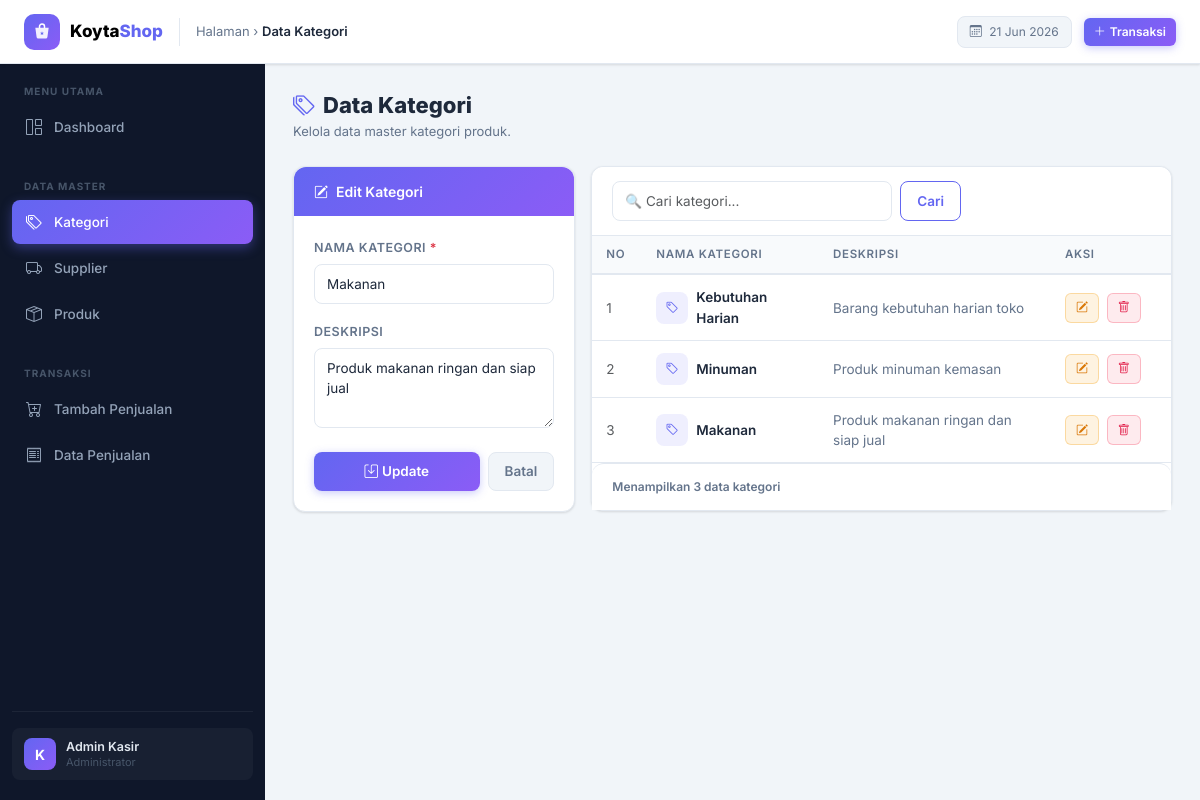
The page /index.php?page=data_kategori&id=1 on the database its author committed.
### tables this page shows
CREATE TABLE kategori (
    id INT AUTO_INCREMENT PRIMARY KEY,
    nama_kategori VARCHAR(100) NOT NULL,
    deskripsi TEXT NULL,
    created_at TIMESTAMP DEFAULT CURRENT_TIMESTAMP
);

### classes/Kategori.php (called while the page is built, shortened)
<?php
class Kategori
{
    private PDO $conn;
    private string $table = "kategori";
    public function __construct(PDO $db)
    {
        $this->conn = $db;
    }
    public function getAll(string $keyword = ""): array
    {
        $stmt = $this->conn->prepare("SELECT * FROM {$this->table} ORDER BY id DESC");
        $stmt->execute();
        return $stmt->fetchAll();
    }
    public function getById(int $id): ?array
    {
        $stmt = $this->conn->prepare("SELECT * FROM {$this->table} WHERE id = :id LIMIT 1");
        $stmt->execute([':id' => $id]);
        $result = $stmt->fetch();
        return $result ?: null;
    }
}

### helpers.php (called while the page is built, shortened)
<?php
function e($value): string
{
    return htmlspecialchars((string) $value, ENT_QUOTES, 'UTF-8');
}

### pages/data_kategori.php (the view, shortened to what this page needs)
<?php
$keyword = trim($_GET['keyword'] ?? '');
$editId  = isset($_GET['id']) ? (int) $_GET['id'] : 0;
$formData = ['id' => '', 'nama_kategori' => '', 'deskripsi' => ''];
if ($editId > 0) {
    $selected = $kategoriModel->getById($editId);
    if ($selected) $formData = $selected;
}
$dataKategori = $kategoriModel->getAll($keyword);
?>
<div class="page-header">
    <div>
        <h3><i class="bi bi-tags me-2" style="color:var(--accent)"></i>Data Kategori</h3>
        <p class="subtitle">Kelola data master kategori produk.</p>
    </div>
</div>
<div class="row g-3">
    <div class="col-lg-4">
        <div class="card">
            <div class="card-header accent">
                <i class="bi bi-pencil-square me-2"></i><?= $editId > 0 ? 'Edit Kategori' : 'Tambah Kategori' ?>
            </div>
            <div class="card-body">
                <form method="post" action="proses_kategori.php">
                    <div class="mb-3">
                        <label class="form-label">Nama Kategori <span class="text-danger">*</span></label>
                        <input type="text" name="nama_kategori" class="form-control"
                               value="<?= e($formData['nama_kategori']) ?>"
                               placeholder="Contoh: Makanan" required>
                    </div>
                    <div class="mb-4">
                        <label class="form-label">Deskripsi</label>
                        <textarea name="deskripsi" class="form-control" rows="3"
                                  placeholder="Deskripsi singkat kategori..."><?= e($formData['deskripsi']) ?></textarea>
                    </div>
                    <div class="d-flex gap-2">
                        <button type="submit" class="btn btn-primary flex-fill">
                            <i class="bi bi-save me-1"></i><?= $editId > 0 ? 'Update' : 'Simpan' ?>
                        </button>
                        <?php if ($editId > 0) : ?>
                            <a href="index.php?page=data_kategori" class="btn btn-secondary">Batal</a>
                        <?php endif; ?>
                    </div>
                </form>
            </div>
        </div>
    </div>
    <div class="col-lg-8">
        <div class="card">
            <div class="card-header">
                <form class="d-flex gap-2 filter-area" method="get">
                    <input type="search" name="keyword" class="form-control"
                           placeholder="&#128269; Cari kategori..." value="<?= e($keyword) ?>" style="max-width:280px">
                    <button type="submit" class="btn btn-outline-primary">Cari</button>
                </form>
            </div>
            <div class="card-body p-0">
                <div class="table-responsive">
                    <table class="table mb-0">
                        <thead>
                            <tr>
                                <th style="width:50px">No</th>
                                <th>Nama Kategori</th>
                                <th>Deskripsi</th>
                                <th style="width:120px">Aksi</th>
                            </tr>
                        </thead>
                        <tbody>
                            <?php if (!empty($dataKategori)) : ?>
                                <?php $no = 1; foreach ($dataKategori as $row) : ?>
                                    <tr>
                                        <td class="text-muted"><?= $no++ ?></td>
                                        <td>
                                            <div class="d-flex align-items-center gap-2">
                                                <div style="width:32px;height:32px;border-radius:8px;background:var(--accent-light);display:flex;align-items:center;justify-content:center;color:var(--accent);flex-shrink:0">
                                                    <i class="bi bi-tag" style="font-size:13px"></i>
                                                </div>
                                                <span style="font-weight:600"><?= e($row['nama_kategori']) ?></span>
                                            </div>
                                        </td>
                                        <td style="color:var(--text-muted)"><?= e($row['deskripsi']) ?: '<em>—</em>' ?></td>
                                        <td>
                                            <a href="index.php?page=data_kategori&id=<?= e($row['id']) ?>" class="btn btn-warning btn-sm me-1" title="Edit">
                                                <i class="bi bi-pencil-square"></i>
                                            </a>
                                            <a href="hapus_kategori.php?id=<?= e($row['id']) ?>" class="btn btn-danger btn-sm"
                                               title="Hapus" onclick="return confirm('Yakin ingin menghapus kategori ini?')">
                                                <i class="bi bi-trash"></i>
                                            </a>
                                        </td>
                                    </tr>
                                <?php endforeach; ?>
                            <?php endif; ?>
                        </tbody>
                    </table>
                </div>
            </div>
            <?php if (!empty($dataKategori)) : ?>
                <div class="card-header" style="border-top:1px solid var(--border-color);border-bottom:none;font-size:12px;color:var(--text-muted)">
                    Menampilkan <?= count($dataKategori) ?> data kategori
                </div>
            <?php endif; ?>
        </div>
    </div>
</div>

### index.php (style rules this page uses)
:root { --sidebar-bg: #0f172a; --sidebar-hover: rgba(99, 102, 241, 0.15); --sidebar-active-bg: linear-gradient(135deg, #6366f1, #8b5cf6); --sidebar-text: #94a3b8; --sidebar-text-active: #ffffff; --sidebar-width: 265px; --accent: #6366f1; --accent-hover: #4f46e5; --accent-light: rgba(99, 102, 241, 0.1); --color-green: #10b981; --color-amber: #f59e0b; --color-rose: #f43f5e; --color-sky: #0ea5e9; --color-purple: #8b5cf6; --color-indigo: #6366f1; --bg-body: #f1f5f9; --bg-card: #ffffff; --border-color: #e2e8f0; --text-main: #1e293b; --text-muted: #64748b; --radius-sm: 8px; --radius-md: 12px; --radius-lg: 16px; --shadow-sm: 0 1px 3px rgba(0,0,0,.08), 0 1px 2px rgba(0,0,0,.05); --shadow-md: 0 4px 16px rgba(0,0,0,.08); --shadow-lg: 0 10px 40px rgba(0,0,0,.12); --transition: all .2s ease; }
*, *::before, *::after { box-sizing: border-box; }
body { font-family: 'Inter', sans-serif; background: var(--bg-body); color: var(--text-main); min-height: 100vh; font-size: 14px; }
.card { border: 1px solid var(--border-color); border-radius: var(--radius-md); box-shadow: var(--shadow-sm); background: var(--bg-card); transition: var(--transition); }
.card-header { border-bottom: 1px solid var(--border-color); border-radius: var(--radius-md) var(--radius-md) 0 0 !important; padding: 14px 20px; font-weight: 600; font-size: 14px; background: var(--bg-card) !important; }
.card-header.accent { background: linear-gradient(135deg, #6366f1, #8b5cf6) !important; color: #fff; border-bottom: none; }
.card-body { padding: 20px; }
.table { font-size: 13.5px; border-color: var(--border-color); margin-bottom: 0; }
.table thead th { background: #f8fafc; color: var(--text-muted); font-weight: 600; font-size: 11.5px; text-transform: uppercase; letter-spacing: .06em; border-bottom: 2px solid var(--border-color); padding: 10px 14px; white-space: nowrap; }
.table tbody td { padding: 12px 14px; border-color: var(--border-color); vertical-align: middle; color: var(--text-main); }
.table tbody tr { transition: background .15s ease; }
.btn { font-family: 'Inter', sans-serif; font-weight: 600; font-size: 13.5px; border-radius: var(--radius-sm); transition: var(--transition); padding: 8px 16px; }
.btn-primary { background: linear-gradient(135deg, #6366f1, #8b5cf6); border: none; color: #fff; box-shadow: 0 2px 8px rgba(99,102,241,.35); }
.btn-warning { background: rgba(245,158,11,.12); border: 1px solid rgba(245,158,11,.3); color: #d97706; }
.btn-danger { background: rgba(244,63,94,.1); border: 1px solid rgba(244,63,94,.3); color: #e11d48; }
.btn-secondary { background: #f1f5f9; border: 1px solid var(--border-color); color: var(--text-muted); }
.btn-outline-primary { border: 1px solid var(--accent); color: var(--accent); background: transparent; }
.btn-sm { padding: 5px 10px; font-size: 12px; border-radius: 6px; }
.form-label { font-size: 12.5px; font-weight: 600; color: var(--text-muted); margin-bottom: 6px; text-transform: uppercase; letter-spacing: .04em; }
.form-control, .form-select { font-family: 'Inter', sans-serif; font-size: 13.5px; border: 1.5px solid var(--border-color); border-radius: var(--radius-sm); padding: 9px 12px; transition: var(--transition); background: var(--bg-card); color: var(--text-main); }
.page-header { display: flex; align-items: flex-start; justify-content: space-between; flex-wrap: wrap; gap: 12px; margin-bottom: 24px; }
.page-header h3 { font-size: 22px; font-weight: 800; color: var(--text-main); margin: 0 0 4px 0; line-height: 1.2; }
.page-header .subtitle { font-size: 13px; color: var(--text-muted); margin: 0; }

### rows shown on the page
kategori: nama_kategori "Makanan", deskripsi "Produk makanan ringan dan siap jual"
kategori: nama_kategori "Kebutuhan Harian", deskripsi "Barang kebutuhan harian toko"
kategori: nama_kategori "Minuman", deskripsi "Produk minuman kemasan"

### other values the page prints
$currentTitle "Data Kategori"
count($dataKategori) "3"
